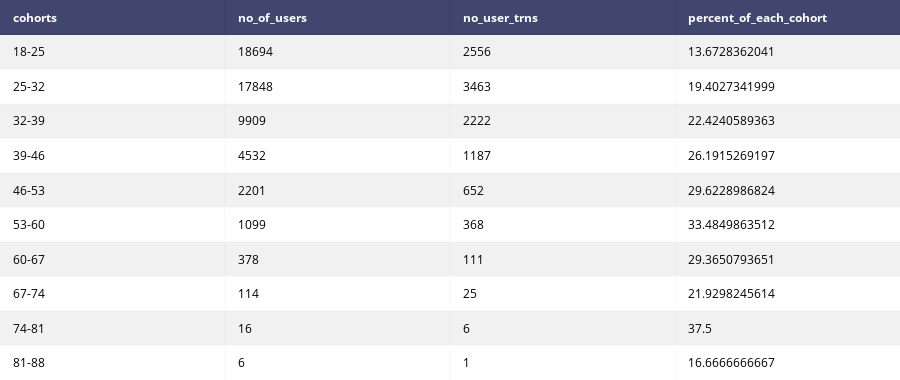

Notebook source saved alongside this figure:
### Markdown cell above
# 4.a. What percentage of each cohort has made an Auto-Stash transfer?

### Code cell
table_tot_share_range = ff.create_table(total_share_range)
plotly.offline.iplot(table_tot_share_range)

### Figure 1 — Plotly figure (JSON) as saved in the notebook; plotly's stock layout.template omitted (floating-point values rounded to 4 significant figures)
{"data": [{"colorscale": [[0, "#00083e"], [0.5, "#ededee"], [1, "#ffffff"]], "hoverinfo": "none", "opacity": 0.75, "showscale": false, "type": "heatmap", "z": [[0, 0, 0, 0], [0.5, 0.5, 0.5, 0.5], [1, 1, 1, 1], [0.5, 0.5, 0.5, 0.5], [1, 1, 1, 1], [0.5, 0.5, 0.5, 0.5], [1, 1, 1, 1], [0.5, 0.5, 0.5, 0.5], [1, 1, 1, 1], [0.5, 0.5, 0.5, 0.5], [1, 1, 1, 1]]}], "layout": {"annotations": [{"align": "left", "font": {"color": "#ffffff"}, "showarrow": false, "text": "<b>cohorts</b>", "x": -0.45, "xanchor": "left", "xref": "x1", "y": 0, "yref": "y1"}, {"align": "left", "font": {"color": "#ffffff"}, "showarrow": false, "text": "<b>no_of_users</b>", "x": 0.55, "xanchor": "left", "xref": "x1", "y": 0, "yref": "y1"}, {"align": "left", "font": {"color": "#ffffff"}, "showarrow": false, "text": "<b>no_user_trns</b>", "x": 1.55, "xanchor": "left", "xref": "x1", "y": 0, "yref": "y1"}, {"align": "left", "font": {"color": "#ffffff"}, "showarrow": false, "text": "<b>percent_of_each_cohort</b>", "x": 2.55, "xanchor": "left", "xref": "x1", "y": 0, "yref": "y1"}, {"align": "left", "font": {"color": "#000000"}, "showarrow": false, "text": "18-25", "x": -0.45, "xanchor": "left", "xref": "x1", "y": 1, "yref": "y1"}, {"align": "left", "font": {"color": "#000000"}, "showarrow": false, "text": "18694", "x": 0.55, "xanchor": "left", "xref": "x1", "y": 1, "yref": "y1"}, {"align": "left", "font": {"color": "#000000"}, "showarrow": false, "text": "2556", "x": 1.55, "xanchor": "left", "xref": "x1", "y": 1, "yref": "y1"}, {"align": "left", "font": {"color": "#000000"}, "showarrow": false, "text": "13.6728362041", "x": 2.55, "xanchor": "left", "xref": "x1", "y": 1, "yref": "y1"}, {"align": "left", "font": {"color": "#000000"}, "showarrow": false, "text": "25-32", "x": -0.45, "xanchor": "left", "xref": "x1", "y": 2, "yref": "y1"}, {"align": "left", "font": {"color": "#000000"}, "showarrow": false, "text": "17848", "x": 0.55, "xanchor": "left", "xref": "x1", "y": 2, "yref": "y1"}, {"align": "left", "font": {"color": "#000000"}, "showarrow": false, "text": "3463", "x": 1.55, "xanchor": "left", "xref": "x1", "y": 2, "yref": "y1"}, {"align": "left", "font": {"color": "#000000"}, "showarrow": false, "text": "19.4027341999", "x": 2.55, "xanchor": "left", "xref": "x1", "y": 2, "yref": "y1"}, {"align": "left", "font": {"color": "#000000"}, "showarrow": false, "text": "32-39", "x": -0.45, "xanchor": "left", "xref": "x1", "y": 3, "yref": "y1"}, {"align": "left", "font": {"color": "#000000"}, "showarrow": false, "text": "9909", "x": 0.55, "xanchor": "left", "xref": "x1", "y": 3, "yref": "y1"}, {"align": "left", "font": {"color": "#000000"}, "showarrow": false, "text": "2222", "x": 1.55, "xanchor": "left", "xref": "x1", "y": 3, "yref": "y1"}, {"align": "left", "font": {"color": "#000000"}, "showarrow": false, "text": "22.4240589363", "x": 2.55, "xanchor": "left", "xref": "x1", "y": 3, "yref": "y1"}, {"align": "left", "font": {"color": "#000000"}, "showarrow": false, "text": "39-46", "x": -0.45, "xanchor": "left", "xref": "x1", "y": 4, "yref": "y1"}, {"align": "left", "font": {"color": "#000000"}, "showarrow": false, "text": "4532", "x": 0.55, "xanchor": "left", "xref": "x1", "y": 4, "yref": "y1"}, {"align": "left", "font": {"color": "#000000"}, "showarrow": false, "text": "1187", "x": 1.55, "xanchor": "left", "xref": "x1", "y": 4, "yref": "y1"}, {"align": "left", "font": {"color": "#000000"}, "showarrow": false, "text": "26.1915269197", "x": 2.55, "xanchor": "left", "xref": "x1", "y": 4, "yref": "y1"}, {"align": "left", "font": {"color": "#000000"}, "showarrow": false, "text": "46-53", "x": -0.45, "xanchor": "left", "xref": "x1", "y": 5, "yref": "y1"}, {"align": "left", "font": {"color": "#000000"}, "showarrow": false, "text": "2201", "x": 0.55, "xanchor": "left", "xref": "x1", "y": 5, "yref": "y1"}, {"align": "left", "font": {"color": "#000000"}, "showarrow": false, "text": "652", "x": 1.55, "xanchor": "left", "xref": "x1", "y": 5, "yref": "y1"}, {"align": "left", "font": {"color": "#000000"}, "showarrow": false, "text": "29.6228986824", "x": 2.55, "xanchor": "left", "xref": "x1", "y": 5, "yref": "y1"}, {"align": "left", "font": {"color": "#000000"}, "showarrow": false, "text": "53-60", "x": -0.45, "xanchor": "left", "xref": "x1", "y": 6, "yref": "y1"}, {"align": "left", "font": {"color": "#000000"}, "showarrow": false, "text": "1099", "x": 0.55, "xanchor": "left", "xref": "x1", "y": 6, "yref": "y1"}, {"align": "left", "font": {"color": "#000000"}, "showarrow": false, "text": "368", "x": 1.55, "xanchor": "left", "xref": "x1", "y": 6, "yref": "y1"}, {"align": "left", "font": {"color": "#000000"}, "showarrow": false, "text": "33.4849863512", "x": 2.55, "xanchor": "left", "xref": "x1", "y": 6, "yref": "y1"}, {"align": "left", "font": {"color": "#000000"}, "showarrow": false, "text": "60-67", "x": -0.45, "xanchor": "left", "xref": "x1", "y": 7, "yref": "y1"}, {"align": "left", "font": {"color": "#000000"}, "showarrow": false, "text": "378", "x": 0.55, "xanchor": "left", "xref": "x1", "y": 7, "yref": "y1"}, {"align": "left", "font": {"color": "#000000"}, "showarrow": false, "text": "111", "x": 1.55, "xanchor": "left", "xref": "x1", "y": 7, "yref": "y1"}, {"align": "left", "font": {"color": "#000000"}, "showarrow": false, "text": "29.3650793651", "x": 2.55, "xanchor": "left", "xref": "x1", "y": 7, "yref": "y1"}, {"align": "left", "font": {"color": "#000000"}, "showarrow": false, "text": "67-74", "x": -0.45, "xanchor": "left", "xref": "x1", "y": 8, "yref": "y1"}, {"align": "left", "font": {"color": "#000000"}, "showarrow": false, "text": "114", "x": 0.55, "xanchor": "left", "xref": "x1", "y": 8, "yref": "y1"}, {"align": "left", "font": {"color": "#000000"}, "showarrow": false, "text": "25", "x": 1.55, "xanchor": "left", "xref": "x1", "y": 8, "yref": "y1"}, {"align": "left", "font": {"color": "#000000"}, "showarrow": false, "text": "21.9298245614", "x": 2.55, "xanchor": "left", "xref": "x1", "y": 8, "yref": "y1"}, {"align": "left", "font": {"color": "#000000"}, "showarrow": false, "text": "74-81", "x": -0.45, "xanchor": "left", "xref": "x1", "y": 9, "yref": "y1"}, {"align": "left", "font": {"color": "#000000"}, "showarrow": false, "text": "16", "x": 0.55, "xanchor": "left", "xref": "x1", "y": 9, "yref": "y1"}, {"align": "left", "font": {"color": "#000000"}, "showarrow": false, "text": "6", "x": 1.55, "xanchor": "left", "xref": "x1", "y": 9, "yref": "y1"}, {"align": "left", "font": {"color": "#000000"}, "showarrow": false, "text": "37.5", "x": 2.55, "xanchor": "left", "xref": "x1", "y": 9, "yref": "y1"}, {"align": "left", "font": {"color": "#000000"}, "showarrow": false, "text": "81-88", "x": -0.45, "xanchor": "left", "xref": "x1", "y": 10, "yref": "y1"}, {"align": "left", "font": {"color": "#000000"}, "showarrow": false, "text": "6", "x": 0.55, "xanchor": "left", "xref": "x1", "y": 10, "yref": "y1"}, {"align": "left", "font": {"color": "#000000"}, "showarrow": false, "text": "1", "x": 1.55, "xanchor": "left", "xref": "x1", "y": 10, "yref": "y1"}, {"align": "left", "font": {"color": "#000000"}, "showarrow": false, "text": "16.6666666667", "x": 2.55, "xanchor": "left", "xref": "x1", "y": 10, "yref": "y1"}], "height": 380, "margin": {"b": 0, "l": 0, "r": 0, "t": 0}, "xaxis": {"dtick": 1, "gridwidth": 2, "showticklabels": false, "tick0": -0.5, "ticks": "", "zeroline": false}, "yaxis": {"autorange": "reversed", "dtick": 1, "gridwidth": 2, "showticklabels": false, "tick0": 0.5, "ticks": "", "zeroline": false}}}
